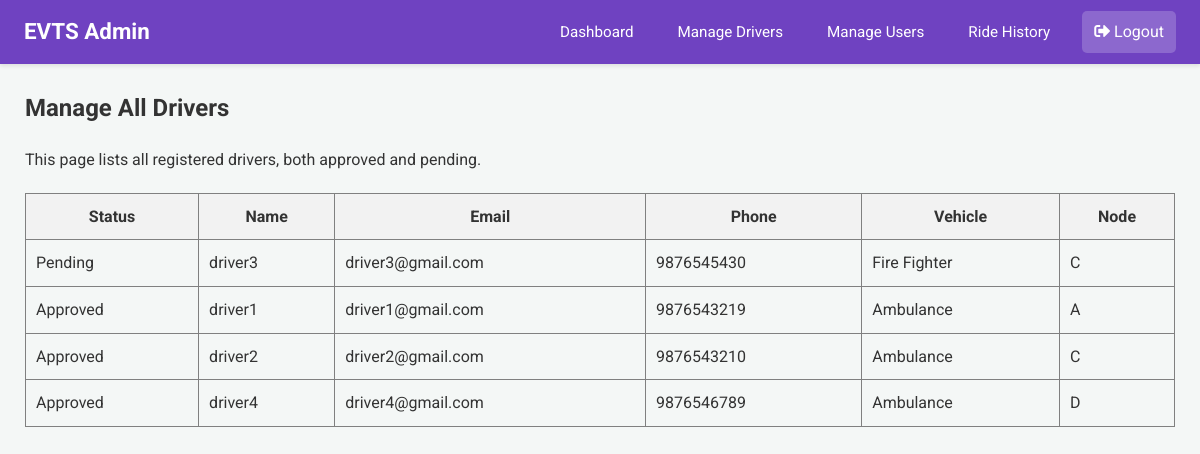
/admin/manage-drivers (signed in), run on an earlier commit of the app's database.
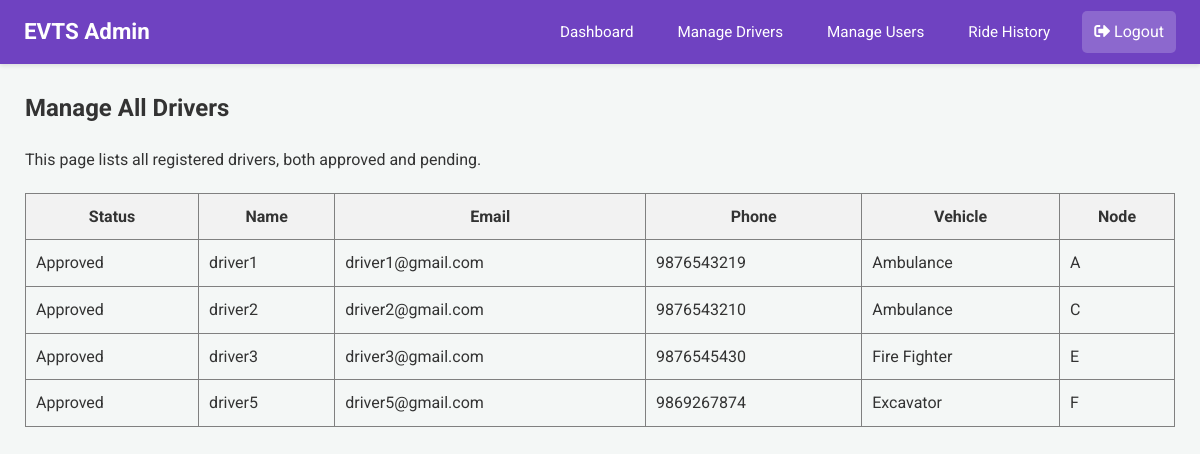
And on a later commit of the database.
### app.py (models this page shows)
class Driver(db.Model):
    email = db.Column(db.String(120), primary_key=True)
    name = db.Column(db.String(100))
    phone = db.Column(db.String(15))
    password = db.Column(db.String(256)) # Increased length for hash
    vehicle = db.Column(db.String(50))
    node = db.Column(db.String(10), nullable=False)
    is_approved = db.Column(db.Boolean, default=False, nullable=False)

### app.py (the view)
@app.route('/admin/manage-drivers')
@login_required_admin
def manage_drivers():
    admin = Admin.query.get(session['admin'])
    all_drivers = Driver.query.order_by(Driver.is_approved.asc()).all()
    response = make_response(render_template('admin_manage_drivers.html', admin=admin, drivers=all_drivers))
    return add_no_cache_to_response(response)

### app.py (called while the page is built)
def login_required_admin(f):
    @wraps(f)
    def decorated_function(*args, **kwargs):
        if 'admin' not in session:
            flash("Admin access required.", "error")
            return redirect(url_for('login'))
        return f(*args, **kwargs)
    return decorated_function

def add_no_cache_to_response(response):
    response.headers["Cache-Control"] = "no-cache, no-store, must-revalidate, public, max-age=0"
    response.headers["Pragma"] = "no-cache"
    response.headers["Expires"] = "0"
    return response

### templates/admin_manage_drivers.html (shortened to what this page needs)
{% extends 'admin_base.html' %}
{% block content %}
<h2>Manage All Drivers</h2>
<p>This page lists all registered drivers, both approved and pending.</p>
<table border="1" style="width: 100%; border-collapse: collapse; margin-top: 20px;">
    <thead>
        <tr style="background-color: #f2f2f2;">
            <th style="padding: 10px;">Status</th>
            <th style="padding: 10px;">Name</th>
            <th style="padding: 10px;">Email</th>
            <th style="padding: 10px;">Phone</th>
            <th style="padding: 10px;">Vehicle</th>
            <th style="padding: 10px;">Node</th>
        </tr>
    </thead>
    <tbody>
    {% for driver in drivers %}
    <tr>
        <td class="status-cell {% if driver.is_approved %}status-approved{% else %}status-pending{% endif %}" style="padding: 10px;">
            {% if driver.is_approved %}Approved{% else %}Pending{% endif %}
        </td>
        <td style="padding: 10px;">{{ driver.name }}</td>
        <td style="padding: 10px;">{{ driver.email }}</td>
        <td style="padding: 10px;">{{ driver.phone }}</td>
        <td style="padding: 10px;">{{ driver.vehicle }}</td>
        <td style="padding: 10px;">{{ driver.node }}</td>
    </tr>
    {% endfor %}
    </tbody>
</table>
{% endblock %}

### templates/admin_base.html (shortened to what this page needs)
<!DOCTYPE html>
<html>
<head>
    <link rel="stylesheet" href="{{ url_for('static', filename='css/dashboard_styles.css') }}">
    <link rel="stylesheet" href="https://cdnjs.cloudflare.com/ajax/libs/font-awesome/5.15.4/css/all.min.css" />
</head>
<body>
    <nav class="navbar admin-navbar">
        <a href="{{ url_for('admin_dashboard') }}" class="nav-brand">EVTS Admin</a>
        <div class="nav-links">
            <a href="{{ url_for('admin_dashboard') }}">Dashboard</a>
            <a href="{{ url_for('manage_drivers') }}">Manage Drivers</a>
            <a href="{{ url_for('manage_users') }}">Manage Users</a>
            <a href="{{ url_for('global_ride_history') }}">Ride History</a>
        </div>
        <div class="navbar-profile">
            <a href="{{ url_for('logout') }}" style="color: white; text-decoration: none; background-color: rgba(255,255,255,0.2); padding: 8px 12px; border-radius: 5px;">
                <i class="fas fa-sign-out-alt"></i> Logout
            </a>
        </div>
    </nav>
    <div class="dashboard-content">
        {% block content %}{% endblock %}
    </div>
</body>
</html>

### static/css/dashboard_styles.css (style rules this page uses)
body { font-family: 'Roboto', 'Segoe UI', Tahoma, Geneva, Verdana, sans-serif; margin: 0; background-color: #f4f7f6; color: #333; line-height: 1.6; }
nav.navbar { padding: 0.7rem 1.5rem; color: white; box-shadow: 0 2px 4px rgba(0, 0, 0, 0.1); display: flex; align-items: center; position: relative; z-index: 1001; }
nav.navbar .nav-brand { font-size: 1.4em; font-weight: bold; color: white; text-decoration: none; }
nav.navbar .nav-links { display: flex; align-items: center; margin-left: auto; }
nav.navbar .nav-links a { color: white; margin-left: 20px; text-decoration: none; padding: 8px 12px; border-radius: 4px; transition: background-color 0.2s ease-in-out; font-size: 0.95em; }
.dashboard-content { padding: 25px; max-width: 1200px; margin: 0 auto; }
.dashboard-content h2, .dashboard-content h3, .dashboard-content h4 { color: #333; margin-top: 0; }
.dashboard-content p { margin-bottom: 1rem; }
.navbar-profile { position: relative; display: flex; align-items: center; margin-left: 20px; }

### templates/admin_base.html (style rules this page uses)
nav.admin-navbar { background-color: #6f42c1; }

What changed in the data, as far as the page shows it:
removed Driver: is_approved "Approved", name "driver4", email "driver4@gmail.com", phone "9876546789", vehicle "Ambulance", node "D"
changed Driver "driver3": node "C" → "E"; is_approved "Pending" → "Approved"; moves down the list
added Driver: is_approved "Approved", name "driver5", email "driver5@gmail.com", phone "9869267874", vehicle "Excavator", node "F"
